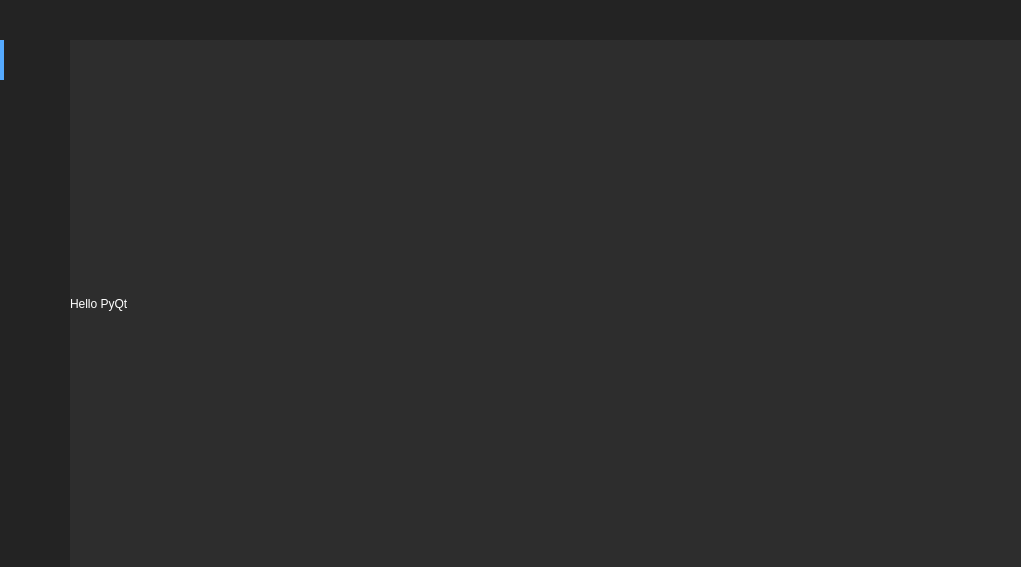
<?xml version="1.0" encoding="UTF-8"?>
<ui version="4.0">
 <class>ToggleMenu</class>
 <widget class="QWidget" name="ToggleMenu">
  <property name="geometry">
   <rect>
    <x>0</x>
    <y>0</y>
    <width>1021</width>
    <height>567</height>
   </rect>
  </property>
  <property name="windowTitle">
   <string>Form</string>
  </property>
  <property name="windowIcon">
   <iconset resource="resources.qrc">
    <normaloff>:/icons/airplay.svg</normaloff>:/icons/airplay.svg</iconset>
  </property>
  <property name="styleSheet">
   <string notr="true">background-color: rgb(45, 45, 45);</string>
  </property>
  <layout class="QVBoxLayout" name="verticalLayout">
   <property name="spacing">
    <number>0</number>
   </property>
   <property name="leftMargin">
    <number>0</number>
   </property>
   <property name="topMargin">
    <number>0</number>
   </property>
   <property name="rightMargin">
    <number>0</number>
   </property>
   <property name="bottomMargin">
    <number>0</number>
   </property>
   <item>
    <widget class="QFrame" name="top_frame">
     <property name="minimumSize">
      <size>
       <width>0</width>
       <height>40</height>
      </size>
     </property>
     <property name="maximumSize">
      <size>
       <width>16777215</width>
       <height>40</height>
      </size>
     </property>
     <property name="styleSheet">
      <string notr="true">background-color: rgb(35,35,35);</string>
     </property>
     <property name="frameShape">
      <enum>QFrame::NoFrame</enum>
     </property>
     <property name="frameShadow">
      <enum>QFrame::Raised</enum>
     </property>
     <layout class="QHBoxLayout" name="horizontalLayout">
      <property name="spacing">
       <number>0</number>
      </property>
      <property name="leftMargin">
       <number>0</number>
      </property>
      <property name="topMargin">
       <number>0</number>
      </property>
      <property name="rightMargin">
       <number>0</number>
      </property>
      <property name="bottomMargin">
       <number>0</number>
      </property>
      <item alignment="Qt::AlignLeft">
       <widget class="QFrame" name="frame">
        <property name="frameShape">
         <enum>QFrame::NoFrame</enum>
        </property>
        <property name="frameShadow">
         <enum>QFrame::Raised</enum>
        </property>
        <layout class="QHBoxLayout" name="horizontalLayout_2">
         <property name="spacing">
          <number>0</number>
         </property>
         <property name="leftMargin">
          <number>0</number>
         </property>
         <property name="topMargin">
          <number>0</number>
         </property>
         <property name="rightMargin">
          <number>0</number>
         </property>
         <property name="bottomMargin">
          <number>0</number>
         </property>
         <item>
          <widget class="QPushButton" name="pushButton_toggle_menu">
           <property name="sizePolicy">
            <sizepolicy hsizetype="Minimum" vsizetype="Fixed">
             <horstretch>0</horstretch>
             <verstretch>0</verstretch>
            </sizepolicy>
           </property>
           <property name="minimumSize">
            <size>
             <width>70</width>
             <height>0</height>
            </size>
           </property>
           <property name="maximumSize">
            <size>
             <width>70</width>
             <height>40</height>
            </size>
           </property>
           <property name="styleSheet">
            <string notr="true">QPushButton{
border: 0px solid
}
QPushButton:hover{
background-color: rgb(45, 45, 45);
}
QPushButton:pressed{
/*background-color: rgb(85,170, 255);*/
background: rgb(85, 170, 255);
}</string>
           </property>
           <property name="text">
            <string/>
           </property>
           <property name="icon">
            <iconset resource="resources.qrc">
             <normaloff>:/icons/menu.svg</normaloff>:/icons/menu.svg</iconset>
           </property>
          </widget>
         </item>
        </layout>
       </widget>
      </item>
     </layout>
    </widget>
   </item>
   <item>
    <widget class="QFrame" name="buttom_frame">
     <property name="frameShape">
      <enum>QFrame::NoFrame</enum>
     </property>
     <property name="frameShadow">
      <enum>QFrame::Raised</enum>
     </property>
     <layout class="QHBoxLayout" name="horizontalLayout_3">
      <property name="spacing">
       <number>0</number>
      </property>
      <property name="leftMargin">
       <number>0</number>
      </property>
      <property name="topMargin">
       <number>0</number>
      </property>
      <property name="rightMargin">
       <number>0</number>
      </property>
      <property name="bottomMargin">
       <number>0</number>
      </property>
      <item>
       <widget class="QFrame" name="frame_left_mepu">
        <property name="minimumSize">
         <size>
          <width>70</width>
          <height>0</height>
         </size>
        </property>
        <property name="maximumSize">
         <size>
          <width>155</width>
          <height>16777215</height>
         </size>
        </property>
        <property name="styleSheet">
         <string notr="true">background-color: rgb(35,35,35);</string>
        </property>
        <property name="frameShape">
         <enum>QFrame::NoFrame</enum>
        </property>
        <property name="frameShadow">
         <enum>QFrame::Raised</enum>
        </property>
        <widget class="QFrame" name="frame_2">
         <property name="geometry">
          <rect>
           <x>0</x>
           <y>0</y>
           <width>155</width>
           <height>120</height>
          </rect>
         </property>
         <property name="minimumSize">
          <size>
           <width>70</width>
           <height>0</height>
          </size>
         </property>
         <property name="maximumSize">
          <size>
           <width>155</width>
           <height>16777215</height>
          </size>
         </property>
         <property name="styleSheet">
          <string notr="true">QPushButton{

background-repeat: no-repeat;
background-position: left;
background-origin: content;
padding-left: 25px;

border:none;
color: rgb(255,255,255);
background-color: rgb(35,35,35);
font-size: 12px;
padding-right: -40px;

}
QPushButton:hover{
background-color: rgb(45, 45, 45);
}
QPushButton:checked{
padding-left: 21px;
border-left: 4px solid rgb(85, 170, 255);
}</string>
         </property>
         <property name="frameShape">
          <enum>QFrame::NoFrame</enum>
         </property>
         <property name="frameShadow">
          <enum>QFrame::Raised</enum>
         </property>
         <layout class="QVBoxLayout" name="verticalLayout_3">
          <property name="spacing">
           <number>0</number>
          </property>
          <property name="leftMargin">
           <number>0</number>
          </property>
          <property name="topMargin">
           <number>0</number>
          </property>
          <property name="rightMargin">
           <number>0</number>
          </property>
          <property name="bottomMargin">
           <number>0</number>
          </property>
          <item>
           <widget class="QPushButton" name="pushButton_home">
            <property name="minimumSize">
             <size>
              <width>0</width>
              <height>40</height>
             </size>
            </property>
            <property name="font">
             <font>
              <pointsize>-1</pointsize>
             </font>
            </property>
            <property name="styleSheet">
             <string notr="true">QPushButton{
background-image: url(:/icons/home.svg);
}
</string>
            </property>
            <property name="text">
             <string>HOME</string>
            </property>
            <property name="checkable">
             <bool>true</bool>
            </property>
            <property name="checked">
             <bool>true</bool>
            </property>
           </widget>
          </item>
          <item>
           <widget class="QPushButton" name="pushButton_user">
            <property name="minimumSize">
             <size>
              <width>0</width>
              <height>40</height>
             </size>
            </property>
            <property name="styleSheet">
             <string notr="true">QPushButton{
background-image: url(:/icons/user.svg);

}</string>
            </property>
            <property name="text">
             <string>USER</string>
            </property>
            <property name="checkable">
             <bool>true</bool>
            </property>
            <property name="checked">
             <bool>false</bool>
            </property>
           </widget>
          </item>
          <item>
           <widget class="QPushButton" name="pushButton_setting">
            <property name="minimumSize">
             <size>
              <width>0</width>
              <height>40</height>
             </size>
            </property>
            <property name="styleSheet">
             <string notr="true">QPushButton{
background-image: url(:/icons/settings.svg);

}</string>
            </property>
            <property name="text">
             <string>SETTING</string>
            </property>
            <property name="checkable">
             <bool>true</bool>
            </property>
            <property name="checked">
             <bool>false</bool>
            </property>
           </widget>
          </item>
         </layout>
        </widget>
       </widget>
      </item>
      <item>
       <widget class="QFrame" name="frame_pages">
        <property name="frameShape">
         <enum>QFrame::NoFrame</enum>
        </property>
        <property name="frameShadow">
         <enum>QFrame::Raised</enum>
        </property>
        <layout class="QHBoxLayout" name="horizontalLayout_4">
         <property name="spacing">
          <number>0</number>
         </property>
         <property name="leftMargin">
          <number>0</number>
         </property>
         <property name="topMargin">
          <number>0</number>
         </property>
         <property name="rightMargin">
          <number>0</number>
         </property>
         <property name="bottomMargin">
          <number>0</number>
         </property>
         <item>
          <widget class="QStackedWidget" name="stackedWidget">
           <property name="currentIndex">
            <number>0</number>
           </property>
           <widget class="QWidget" name="page">
            <layout class="QHBoxLayout" name="horizontalLayout_5">
             <property name="spacing">
              <number>0</number>
             </property>
             <property name="leftMargin">
              <number>0</number>
             </property>
             <property name="topMargin">
              <number>0</number>
             </property>
             <property name="rightMargin">
              <number>0</number>
             </property>
             <property name="bottomMargin">
              <number>0</number>
             </property>
             <item>
              <widget class="QLabel" name="label">
               <property name="styleSheet">
                <string notr="true">font: 28pt &quot;Cascadia Mono&quot;;
qproperty-alignment: AlignCenter;
color: white;</string>
               </property>
               <property name="text">
                <string>Hello PyQt</string>
               </property>
              </widget>
             </item>
            </layout>
           </widget>
           <widget class="QWidget" name="page_3">
            <widget class="QTextEdit" name="textEdit">
             <property name="geometry">
              <rect>
               <x>230</x>
               <y>180</y>
               <width>271</width>
               <height>51</height>
              </rect>
             </property>
            </widget>
            <widget class="QRadioButton" name="radioButton">
             <property name="geometry">
              <rect>
               <x>540</x>
               <y>210</y>
               <width>93</width>
               <height>16</height>
              </rect>
             </property>
             <property name="text">
              <string>RadioButton</string>
             </property>
            </widget>
            <widget class="QCheckBox" name="checkBox">
             <property name="geometry">
              <rect>
               <x>680</x>
               <y>210</y>
               <width>75</width>
               <height>16</height>
              </rect>
             </property>
             <property name="text">
              <string>CheckBox</string>
             </property>
            </widget>
           </widget>
           <widget class="QWidget" name="page_2">
            <layout class="QHBoxLayout" name="horizontalLayout_6">
             <property name="spacing">
              <number>0</number>
             </property>
             <property name="leftMargin">
              <number>0</number>
             </property>
             <property name="topMargin">
              <number>0</number>
             </property>
             <property name="rightMargin">
              <number>0</number>
             </property>
             <property name="bottomMargin">
              <number>0</number>
             </property>
             <item>
              <widget class="QCalendarWidget" name="calendarWidget">
               <property name="styleSheet">
                <string notr="true">color: rgb(255, 255, 255);
</string>
               </property>
              </widget>
             </item>
            </layout>
           </widget>
          </widget>
         </item>
        </layout>
       </widget>
      </item>
     </layout>
    </widget>
   </item>
  </layout>
 </widget>
 <resources>
  <include location="resources.qrc"/>
 </resources>
 <connections/>
</ui>
